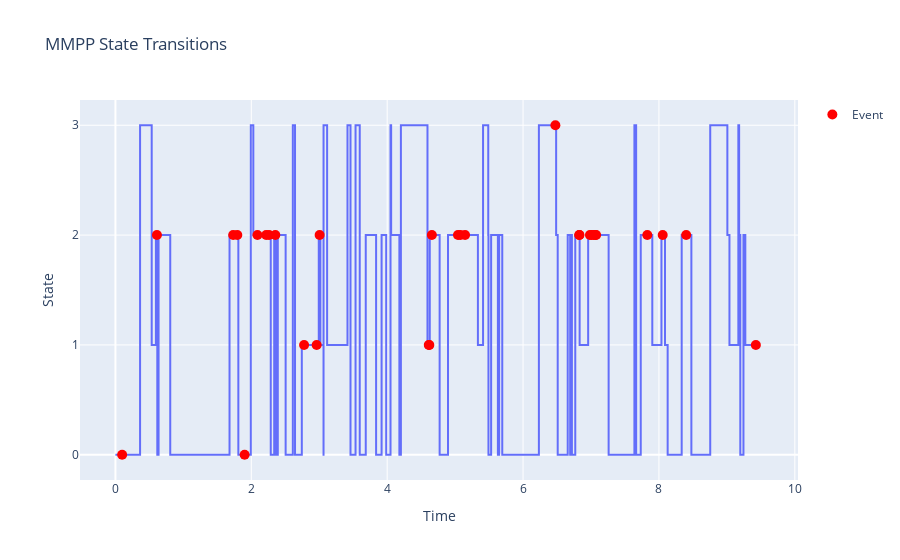

Here is the notebook cell this chart was saved with:
### Code cell
states[-1] = states[-2]
fig = px.line(x = times, y = states, labels={'x': 'Time', 'y': 'State'}, title='MMPP State Transitions', line_shape='hv')
fig.add_scatter(x=events, y=state_of_event, mode='markers', marker=dict(color='red', size=10), name='Event')
fig.update_yaxes(dtick=1)
fig.show()

### Figure 1 — Plotly figure (JSON) as saved in the notebook; plotly's stock layout.template omitted (floating-point values rounded to 4 significant figures)
{"data": [{"hovertemplate": "Time=%{x}<br>State=%{y}<extra></extra>", "legendgroup": "", "line": {"color": "#636efa", "dash": "solid", "shape": "hv"}, "marker": {"symbol": "circle"}, "mode": "lines", "name": "", "orientation": "v", "showlegend": false, "type": "scatter", "x": [0, 0.363, 0.5339, 0.5958, 0.6164, 0.6351, 0.8069, 1.68, 1.809, 1.993, 2.03, 2.286, 2.337, 2.362, 2.39, 2.505, 2.611, 2.643, 2.743, 2.993, 3.017, 3.063, 3.063, 3.116, 3.416, 3.46, 3.534, 3.596, 3.684, 3.837, 3.918, 3.986, 4.049, 4.058, 4.179, 4.202, 4.593, 4.627, 4.772, 4.895, 5.335, 5.411, 5.488, 5.491, 5.53, 5.63, 5.648, 5.694, 6.233, 6.487, 6.51, 6.657, 6.693, 6.717, 6.719, 6.768, 6.833, 6.958, 7.259, 7.639, 7.664, 7.665, 7.732, 7.902, 8.037, 8.089, 8.128, 8.335, 8.477, 8.755, 9.007, 9.038, 9.169, 9.18, 9.198, 9.244, 9.271, 9.434], "xaxis": "x", "y": [0, 3, 1, 2, 0, 2, 0, 2, 0, 3, 2, 0, 2, 0, 2, 0, 3, 0, 1, 2, 1, 0, 3, 1, 3, 0, 3, 0, 2, 0, 2, 0, 3, 2, 0, 3, 1, 2, 0, 2, 1, 3, 2, 0, 2, 0, 2, 0, 3, 2, 0, 2, 0, 2, 0, 2, 1, 2, 0, 3, 1, 0, 2, 1, 2, 1, 0, 2, 0, 3, 2, 1, 3, 2, 0, 2, 1, 1], "yaxis": "y"}, {"marker": {"color": "red", "size": 10}, "mode": "markers", "name": "Event", "type": "scatter", "x": [0.09902, 0.6108, 1.733, 1.794, 1.902, 2.091, 2.219, 2.262, 2.354, 2.777, 2.962, 3.005, 4.612, 4.62, 4.658, 5.042, 5.078, 5.146, 6.476, 6.828, 6.829, 6.984, 7.009, 7.042, 7.064, 7.075, 7.829, 8.055, 8.401, 9.426], "y": [0, 2, 2, 2, 0, 2, 2, 2, 2, 1, 1, 2, 1, 1, 2, 2, 2, 2, 3, 2, 2, 2, 2, 2, 2, 2, 2, 2, 2, 1]}], "layout": {"legend": {"tracegroupgap": 0}, "title": {"text": "MMPP State Transitions"}, "xaxis": {"anchor": "y", "domain": [0, 1], "title": {"text": "Time"}}, "yaxis": {"anchor": "x", "domain": [0, 1], "dtick": 1, "title": {"text": "State"}}}}
